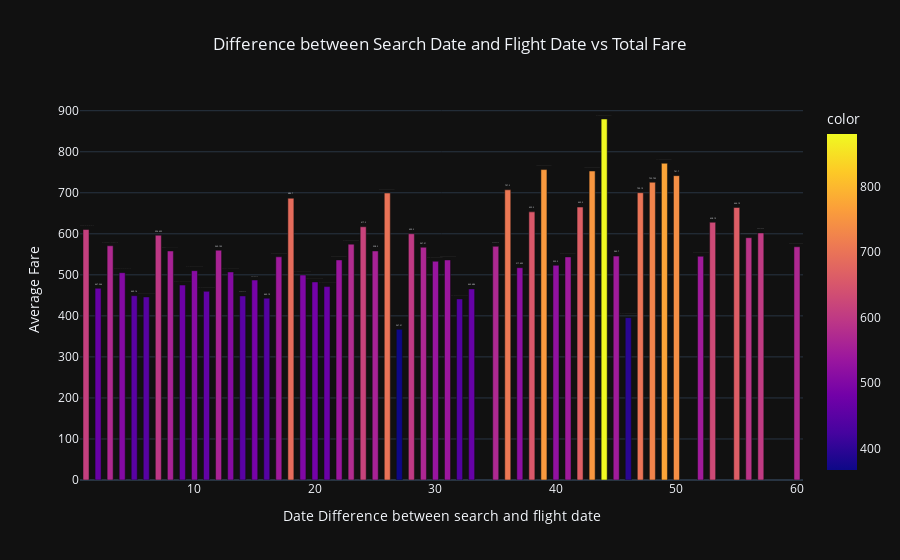

Write notebook code for a chart like this one.
### Markdown cell above
##### Q6 - For the flight with max distance, does the number of days between search and flight date has any impact on the total fare??

### Code cell
data['totalTravelDistance'].max()
data[data['totalTravelDistance']==3958.0]['starting_airport_name'].unique()
data[data['totalTravelDistance']==3958.0]['destination_airport_name'].unique()

'''
'Max Distance for a flight in the data is between San Francisco Intl, Miami Intl 
and the distance is 3958 miles
'''
temp_data=data[data['totalTravelDistance']==3958.0]
temp_data.reset_index(inplace=True)

unique_date_range=sorted(list(temp_data['NumDays'].unique()))
unique_date_range_avg_fare={}


for date_range in unique_date_range:
    total_fare=0
    count=0
    for flight in range(temp_data.shape[0]):
        if temp_data['NumDays'][flight]==date_range:
            total_fare+=temp_data['totalFare'][flight]
            count+=1
    avg_fare=total_fare/count
    unique_date_range_avg_fare[date_range]=avg_fare


unique_date_range_avg_fare = dict(sorted(unique_date_range_avg_fare.items(), key=lambda item: item[1]))

fig = px.bar(x=list(unique_date_range_avg_fare.keys()), y=unique_date_range_avg_fare.values(), color=unique_date_range_avg_fare.values(),
             text=unique_date_range_avg_fare.values(), title="Difference between Search Date and Flight Date vs Average Fare"
             ,template='plotly_dark')

fig.update_layout(bargap=0.5)
fig.update_traces(textposition='outside')

# Center-align the title
fig.update_layout(title_x=0.5)

# Add x-axis and y-axis labels
fig.update_xaxes(title_text="Date Difference between search and flight date")
fig.update_yaxes(title_text="Average Fare")
fig.show()


'''
According to the graph, we can conclude that at number of days 
between search date and flight date = 27, the flight fare was minimum which is 367.21 USD
So, we should book flights a month in advance for the cheapest tickets.
'''

### Figure 1 — Plotly figure (JSON) as saved in the notebook; plotly's stock layout.template omitted (floating-point values rounded to 4 significant figures)
{"data": [{"alignmentgroup": "True", "hovertemplate": "x=%{x}<br>y=%{y}<br>text=%{text}<br>color=%{marker.color}<extra></extra>", "legendgroup": "", "marker": {"color": [367.2, 395.7, 441.3, 443.2, 446.2, 448.7, 449.2, 459.8, 465.7, 467.2, 471.4, 475.1, 482.7, 487.3, 499.5, 505.2, 507.1, 510.2, 517.4, 523.2, 533.2, 536.3, 536.3, 543.7, 544.0, 545.3, 545.7, 558.2, 558.2, 560.1, 567.2, 568.5, 569.5, 570.9, 574.8, 590.5, 596.6, 600.2, 602.2, 610.4, 617.2, 628.2, 653.5, 664.2, 665.2, 686.7, 699.4, 700.2, 707.2, 725.7, 741.7, 753.1, 756.6, 771.9, 879.8], "coloraxis": "coloraxis", "pattern": {"shape": ""}}, "name": "", "offsetgroup": "", "orientation": "v", "showlegend": false, "text": [367.2, 395.7, 441.3, 443.2, 446.2, 448.7, 449.2, 459.8, 465.7, 467.2, 471.4, 475.1, 482.7, 487.3, 499.5, 505.2, 507.1, 510.2, 517.4, 523.2, 533.2, 536.3, 536.3, 543.7, 544.0, 545.3, 545.7, 558.2, 558.2, 560.1, 567.2, 568.5, 569.5, 570.9, 574.8, 590.5, 596.6, 600.2, 602.2, 610.4, 617.2, 628.2, 653.5, 664.2, 665.2, 686.7, 699.4, 700.2, 707.2, 725.7, 741.7, 753.1, 756.6, 771.9, 879.8], "textposition": "outside", "type": "bar", "x": [27, 46, 32, 16, 6, 14, 5, 11, 33, 2, 21, 9, 20, 15, 19, 4, 13, 10, 37, 40, 30, 31, 22, 41, 17, 52, 45, 25, 8, 12, 29, 60, 35, 3, 23, 56, 7, 28, 57, 1, 24, 53, 38, 55, 42, 18, 26, 47, 36, 48, 50, 43, 39, 49, 44], "xaxis": "x", "y": [367.2, 395.7, 441.3, 443.2, 446.2, 448.7, 449.2, 459.8, 465.7, 467.2, 471.4, 475.1, 482.7, 487.3, 499.5, 505.2, 507.1, 510.2, 517.4, 523.2, 533.2, 536.3, 536.3, 543.7, 544.0, 545.3, 545.7, 558.2, 558.2, 560.1, 567.2, 568.5, 569.5, 570.9, 574.8, 590.5, 596.6, 600.2, 602.2, 610.4, 617.2, 628.2, 653.5, 664.2, 665.2, 686.7, 699.4, 700.2, 707.2, 725.7, 741.7, 753.1, 756.6, 771.9, 879.8], "yaxis": "y"}], "layout": {"bargap": 0.5, "barmode": "relative", "coloraxis": {"colorbar": {"title": {"text": "color"}}, "colorscale": [[0, "#0d0887"], [0.1111, "#46039f"], [0.2222, "#7201a8"], [0.3333, "#9c179e"], [0.4444, "#bd3786"], [0.5556, "#d8576b"], [0.6667, "#ed7953"], [0.7778, "#fb9f3a"], [0.8889, "#fdca26"], [1, "#f0f921"]]}, "legend": {"tracegroupgap": 0}, "title": {"text": "Difference between Search Date and Flight Date vs Total Fare", "x": 0.5}, "xaxis": {"anchor": "y", "domain": [0, 1], "title": {"text": "Date Difference between search and flight date"}}, "yaxis": {"anchor": "x", "domain": [0, 1], "title": {"text": "Average Fare"}}}}
